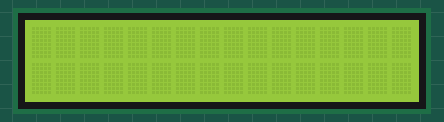
Simulated run of this sketch. Board: Arduino Uno, built with avr-gcc and run on an emulated ATmega328P. Shown: 16×2 character LCD.

Above: at 0.1 s.
At 1.1 s:
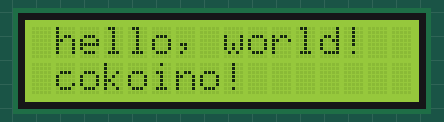

Measured:
- what the display in image 1 shows lasts 1.0 s, from 1.1 s to 2.1 s

The sketch:

1602LCD.ino
```cpp
#include <LiquidCrystal.h>
const int rs = 12, en = 11, d4 = 5, d5 = 4, d6 = 3, d7 = 2;
LiquidCrystal lcd(rs, en, d4, d5, d6, d7);
//////////////////////////////////////////////////
void setup() {
  // set up the LCD's number of columns and rows:
  lcd.begin(16, 2);
  // Print a message to the LCD.
  lcd.setCursor(1, 0);
  lcd.print("hello, world!");
  lcd.setCursor(1, 1);
  lcd.print("cokoino!");
}
//////////////////////////////////////////////////
void loop() {
  // Turn off the display:
  lcd.noDisplay();
  delay(1000);
  // Turn on the display:
  lcd.display();
  delay(1000);
}
```
